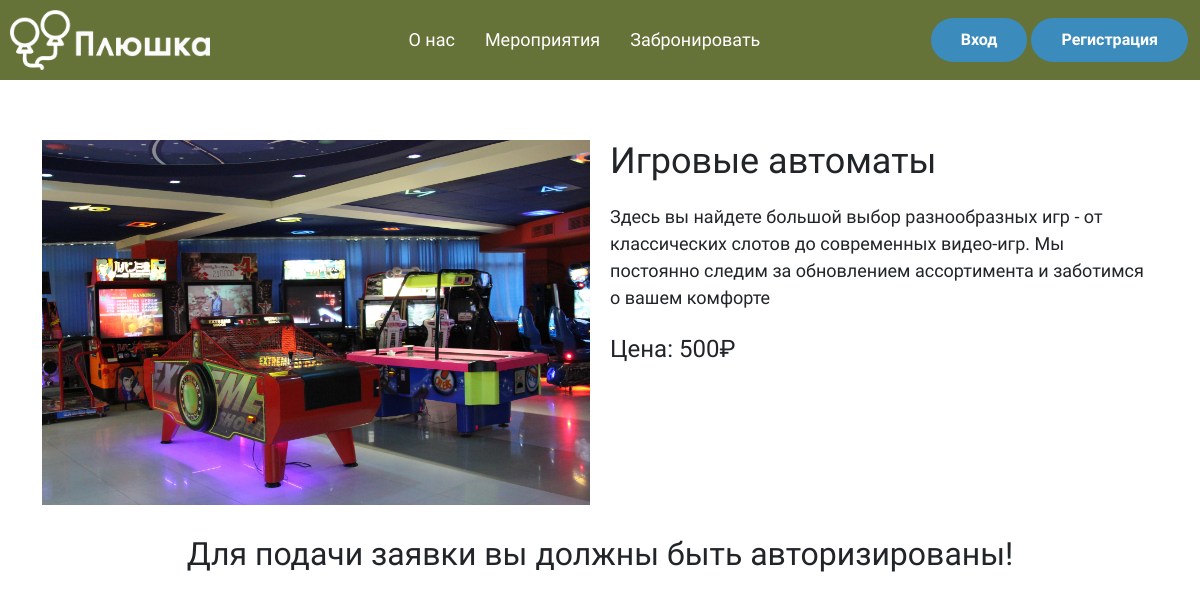
Screenshot of /event.php?EventId=1 with the database file from the repository.
### tables this page shows
CREATE TABLE `events` (
  `id_event` int NOT NULL,
  `title` varchar(150) NOT NULL,
  `photo` varchar(250) NOT NULL,
  `price` varchar(150) NOT NULL,
  `description` varchar(600) NOT NULL
);

### event.php (the view, shortened to what this page needs)
<?php
require_once "connect.php";
$id_user_session = !empty($_SESSION['id_user']) ? $_SESSION['id_user'] : false;
$idEvent = !empty($_GET['EventId']) ? $_GET['EventId'] : false;
$query = "select * from events where id_event = '$idEvent'";
$result = mysqli_fetch_array(mysqli_query($con, $query));
include "header.php";
?>
<div class="container">
    <div class="eventTitle">
        <div class="leftEvent">
            <img src="/assets/img/<?= $result['photo'] ?>" alt="<?= $result['photo'] ?>">
        </div>
        <div class="rightEvent">
            <h1><?= $result['title'] ?></h1>
            <p class="event-description"><?= $result['description'] ?></p>
            <p class="event-price">Цена: <?= $result['price'] ?>₽</p>
        </div>
    </div>
    <?php
    $today = date("Y-m-d");
    if (!empty($_SESSION['id_user'])) {
    ?>
        <div class="bookingEvent">
            <h1>Понравилось мероприятие?</h1>
            <h3>Скорее оставляйте заявку!</h3>
            <form action="/bookingDB.php" class="formEvent" method="post">
                <input type="hidden" name="id_user" value="<?= $id_user_session ?>">
                <input type="hidden" name="event" value="<?= $idEvent ?>">
                <label for="date_booking">Дата бронирования</label>
                <input type="date" placeholder="Дата" name="date" value="<?=$today?>" min="<?=$today?>" required style = "padding-left:20px;" >
                <label for="count">Количество гостей</label>
                <input type="text" placeholder="Количество людей" pattern="^[ 0-9]+$" name="quantity" required>
                <label for="comment">Комментарий</label>
                <textarea id="description" name="description" pattern="[A-Za-zА-Яа-яЁё0-9\s]+" required placeholder="Комментарий" style="margin-top: 10px; padding:10px 0 0 20px; height:200px;"></textarea>
                <button class="btn btn-success" type="submit" style="margin-top: 15px; width:150px;">Отправить</button>
            </form>
        </div>
<?
    }else{
        ?>
        <h2 style="margin-top: 30px;">Для подачи заявки вы должны быть авторизированы!</h2>
        <?
    }
?>
</div>

### style.css (style rules this page uses)
* { margin: 0; padding: 0; font-family: "Comfortaa", cursive; }
h2 { text-align: center; margin-bottom: 20px; }
.eventTitle { display: flex; justify-content: space-between; margin-top: 60px; }
.leftEvent { width: 50%; margin-right: 20px; }
.leftEvent img { width: 100%; }
.rightEvent { width: 50%; }
.rightEvent h1 { font-size: 36px; margin-bottom: 20px; }
.rightEvent .event-price { font-size: 24px; margin-bottom: 20px; }
.rightEvent .event-description { font-size: 18px; margin-bottom: 20px; }

### rows the page displays
events: photo (picture), title "Игровые автоматы", description "Здесь вы найдете большой выбор разнообразных игр - от классических слотов до современных видео-игр. Мы постоянно следим за обновлением ассортимента и заботимся о вашем комфорте", price "500"
